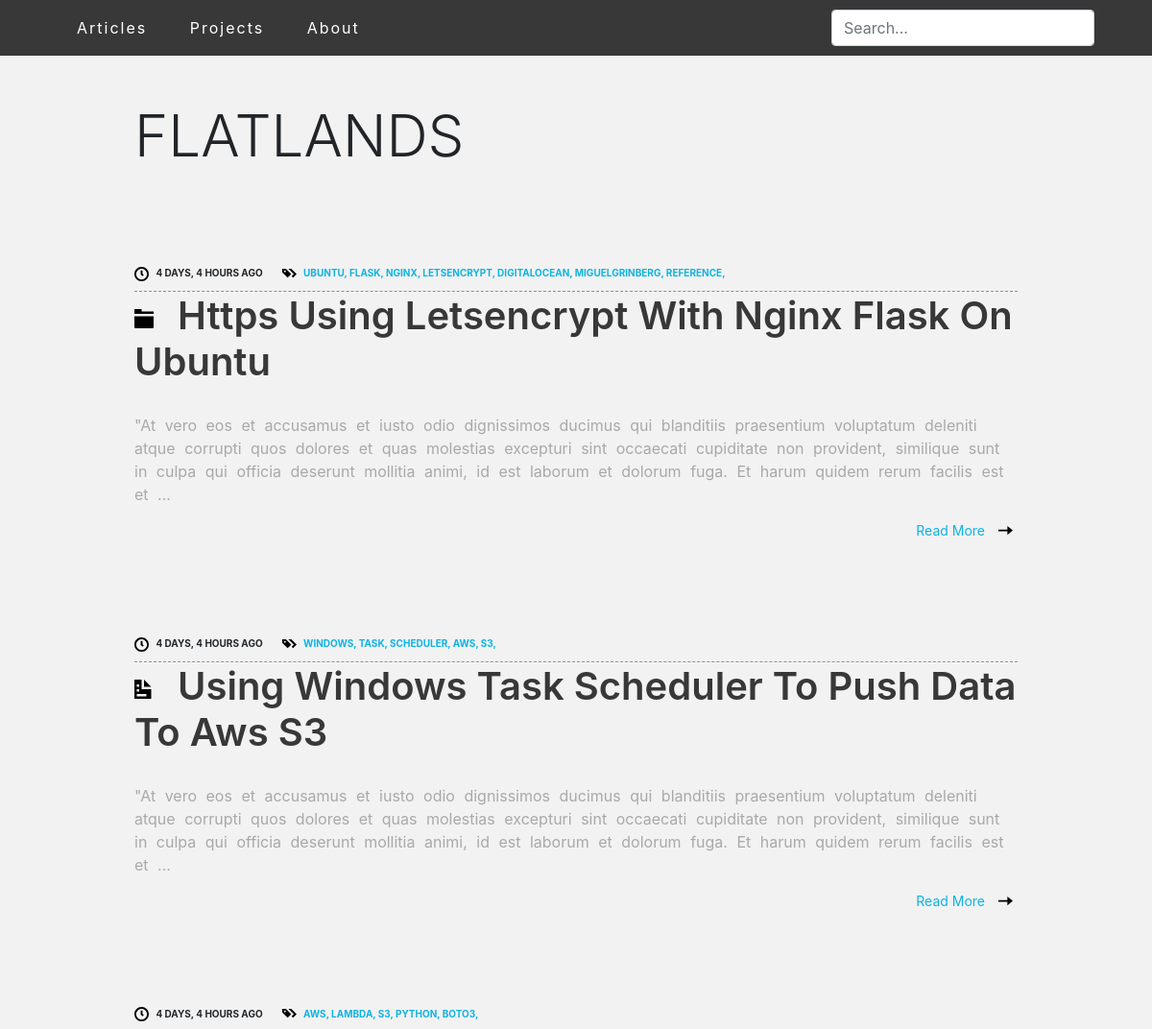
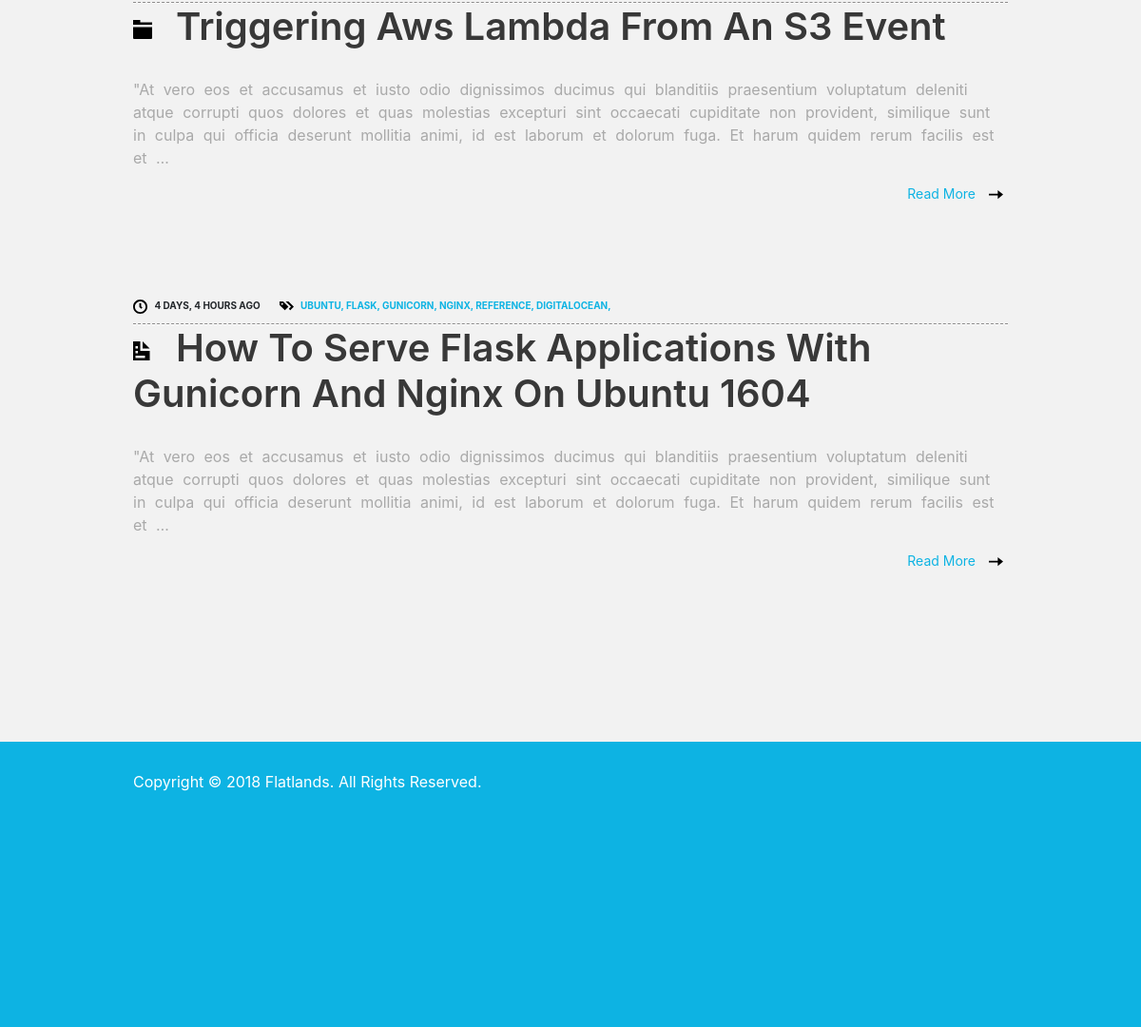
Screenshot of /blog/ with the database file from the repository (2 pictures, top to bottom).
### blog/models.py (models this page shows, shortened)
class BlogPost(models.Model):
    name = models.CharField(max_length=200)
    post_type = models.CharField(max_length=200)
    content = models.CharField(max_length=5000)
    pub_date = models.DateTimeField('date published')
    tags = models.CharField(max_length=200)
    def tag_list(self):
        return str(self.tags).split(' ')

### blog/views.py (the view)
# urls.py: path('', views.index, name='index'),
def index(request):
    blog_posts = BlogPost.objects.order_by('-pub_date')
    context = {'blog_posts': blog_posts}
    return render(request, 'blog/index.html', context)

### blog/templates/blog/index.html
{% extends "blog/base.html" %}
{% load static %}
{% block content %}
<div id="site-title" class="display-4">
        FLATLANDS
    </div>
{% if blog_posts %}
        {% for post in blog_posts %}
            <div class="bloglistpost">
                <div class="blogpostheader">
                    <div class="bloglistpostdate">
                        <img class="iconic-svg" src="{% static 'blog/svg/clock.svg' %}" alt="clock icon">
                        {{post.pub_date|timesince|upper}} AGO
                    </div>
                    <div class="bloglistposttags">
                            <img class="iconic-svg" src="{% static 'blog/svg/tags.svg' %}" alt="tags icon">
                        {% for tag in post.tag_list %}
                            <a href="">{{tag|upper}}, </a>
                        {% endfor %}
                    </div>
                </div>
                <div class="bloglistpostname display-4">
                        <hr style="margin:0px;margin-top:5px;border-top: 1px dashed #8c8b8b;border-bottom: 1px dashed #fff;">
                        {% if post.post_type == "article" %}
                        <img class="iconic-svg-header" src="{% static 'blog/svg/document.svg' %}" alt="tags icon">&ensp;{{ post.name|title }}
                        {% elif post.post_type == "project" %}
                        <img class="iconic-svg-header" src="{% static 'blog/svg/folder.svg' %}" alt="tags icon">&ensp;{{ post.name|title }}
                        {% else %}
                        {{ post.name|title }}
                        {% endif %}
                </div>
                <div class="bloglistpostcontent">
                        {{ post.content|capfirst|truncatewords:50 }}
                    </div>
                        <div class="blogpostreadmore">
                                <a href="/blog/{{ post.id }}/">Read More</a>&emsp;<img class="iconic-svg" src="{% static 'blog/svg/arrow-right.svg' %}" alt="arrow icon">
                            </div>
            </div>
        {% endfor %}
        {% else %}
            <p>No posts are available.</p>
    {% endif %}
{% endblock %}

### blog/static/blog/main.css (style rules this page uses)
body { background-color: #f2f2f2; }
#site-title { display: flex; margin-top: 25px; padding-top: 80px; padding-bottom: 100px; font-size: 60px; }
.blogpostheader { display: flex; flex-direction: row; font-weight: bold; }
.bloglistpost { display: flex; flex-direction: column; margin: auto auto; padding-bottom: 100px; }
.bloglistpostdate { font-size:10px; padding-right: 20px; }
.bloglistpostname { font-size: 40px; font-weight: 600; padding-top:5px; padding-bottom:30px; color:#383838; }
.bloglistpostcontent { color: darkgray; word-spacing: 5px; }
.bloglistposttags { font-size:10px; }
.blogpostreadmore { padding-top: 15px; font-size: 14px; text-align: right; }
.iconic-svg { height:15px; width:15px; margin-right:5px; }
.iconic-svg-header { height:20px; width:20px; margin-right:5px; }
a:link { color: #0db3e3; }

### rows the page displays
BlogPost: pub_date "4 DAYS, 4 HOURS", tag_list "UBUNTU" "FLASK" "NGINX" "LETSENCRYPT" "DIGITALOCEAN" "MIGUELGRINBERG" "REFERENCE", name "Https Using Letsencrypt With Nginx Flask On Ubuntu", content "\"At vero eos et accusamus et iusto odio dignissimos ducimus qui blanditiis praesentium voluptatum deleniti atque corrupti quos dolores et quas molestias excepturi sint occaecati cupiditate non provident, similique sunt in culpa qui officia deserunt mollitia animi, id est laborum et dolorum fuga. Et harum quidem rerum facilis est et …"
BlogPost: pub_date "4 DAYS, 4 HOURS", tag_list "WINDOWS" "TASK" "SCHEDULER" "AWS" "S3", name "Using Windows Task Scheduler To Push Data To Aws S3", content "\"At vero eos et accusamus et iusto odio dignissimos ducimus qui blanditiis praesentium voluptatum deleniti atque corrupti quos dolores et quas molestias excepturi sint occaecati cupiditate non provident, similique sunt in culpa qui officia deserunt mollitia animi, id est laborum et dolorum fuga. Et harum quidem rerum facilis est et …"
BlogPost: pub_date "4 DAYS, 4 HOURS", tag_list "AWS" "LAMBDA" "S3" "PYTHON" "BOTO3", name "Triggering Aws Lambda From An S3 Event", content "\"At vero eos et accusamus et iusto odio dignissimos ducimus qui blanditiis praesentium voluptatum deleniti atque corrupti quos dolores et quas molestias excepturi sint occaecati cupiditate non provident, similique sunt in culpa qui officia deserunt mollitia animi, id est laborum et dolorum fuga. Et harum quidem rerum facilis est et …"
BlogPost: pub_date "4 DAYS, 4 HOURS", tag_list "UBUNTU" "FLASK" "GUNICORN" "NGINX" "REFERENCE" "DIGITALOCEAN", name "How To Serve Flask Applications With Gunicorn And Nginx On Ubuntu 1604", content "\"At vero eos et accusamus et iusto odio dignissimos ducimus qui blanditiis praesentium voluptatum deleniti atque corrupti quos dolores et quas molestias excepturi sint occaecati cupiditate non provident, similique sunt in culpa qui officia deserunt mollitia animi, id est laborum et dolorum fuga. Et harum quidem rerum facilis est et …"
